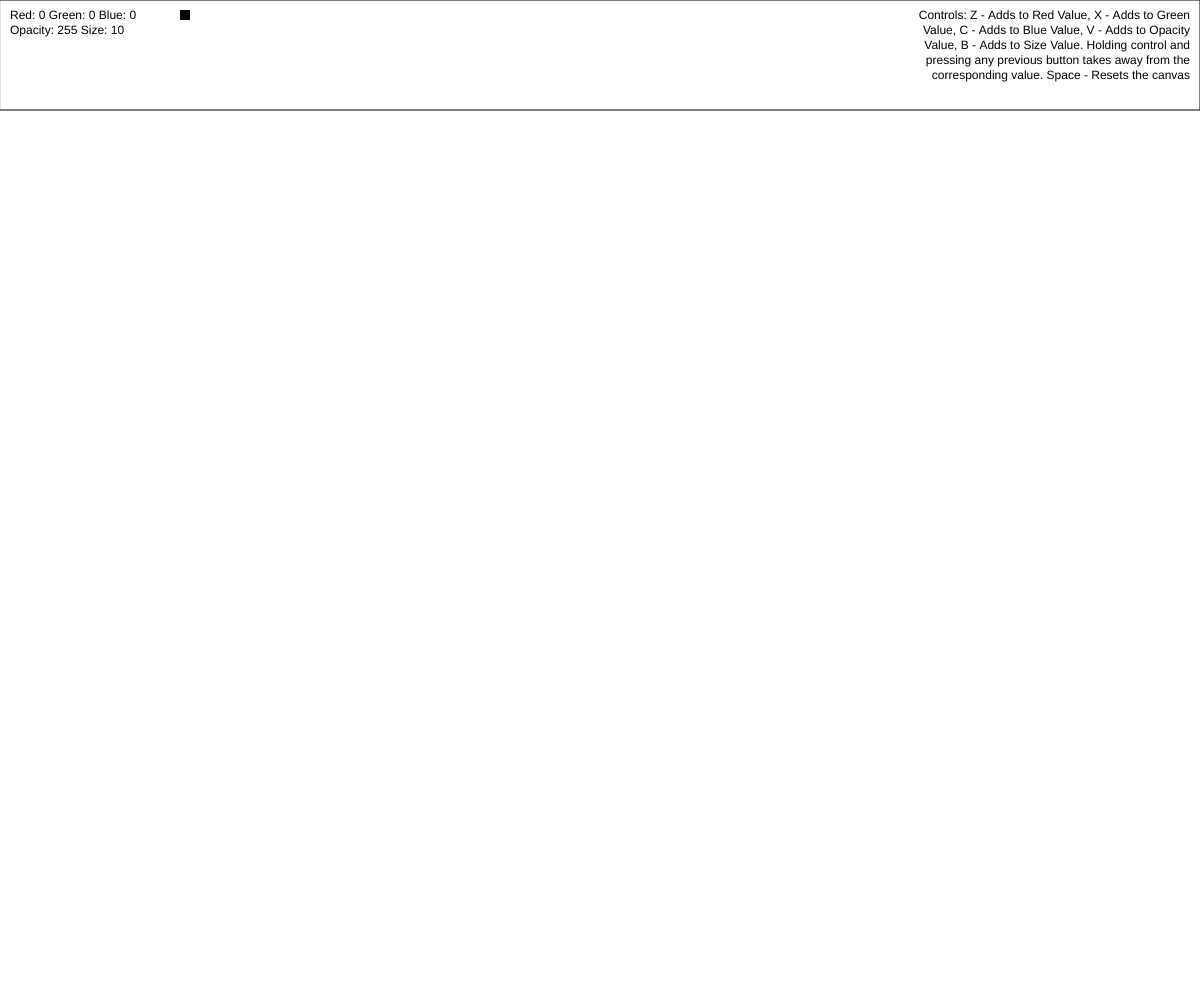
Frame 1 (no input)
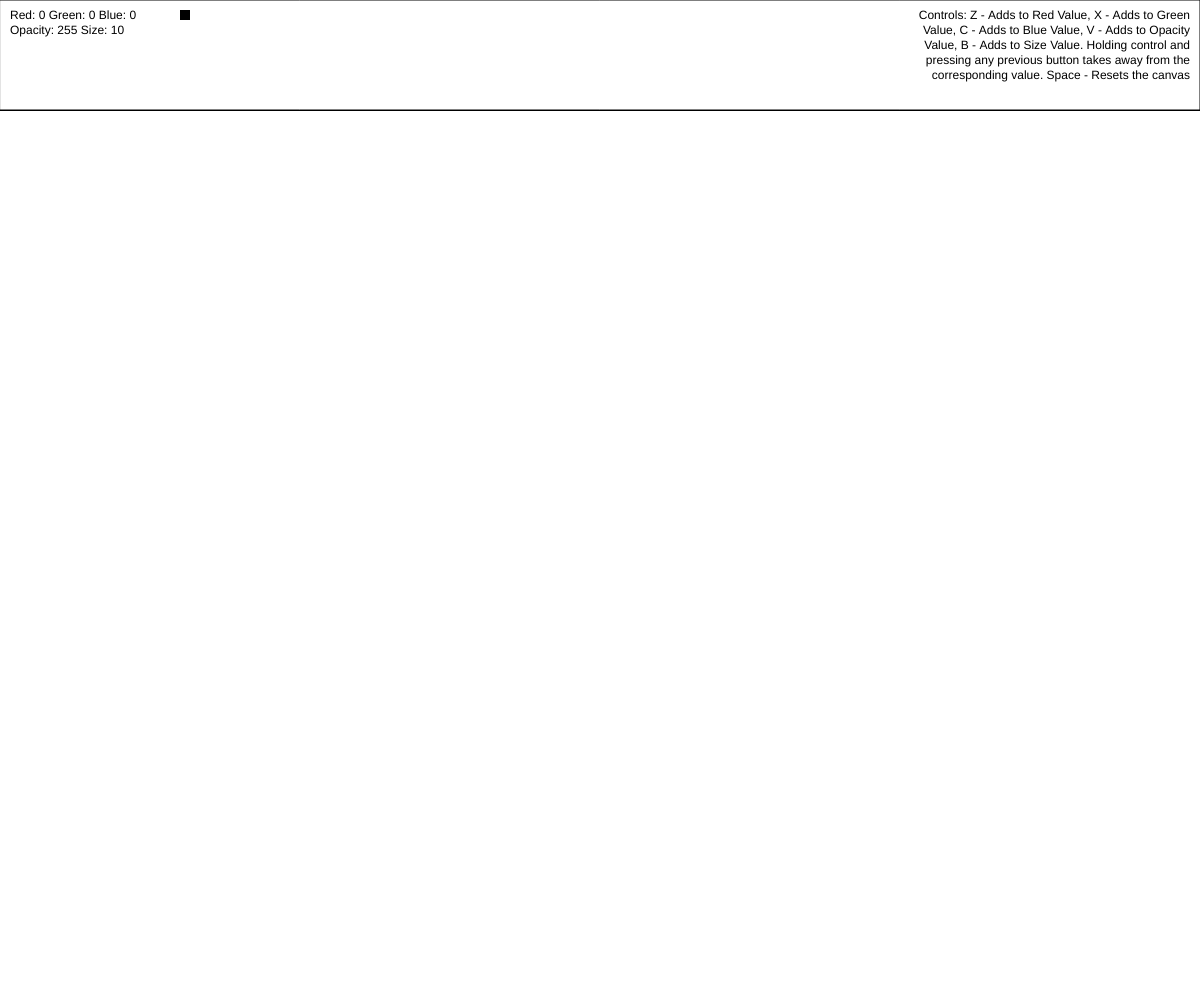
Frame 60 (no input)
Frame 120 (the mouse pressed at the canvas centre since frame 60): identical to frame 60, image omitted

The p5.js sketch that drew these frames (run headless with seeded random() and noise() and a simulated clock; from frame 60 on, the mouse is pressed at the canvas centre):

// p5.js sketch
// ── sketch.js
//sets the starting pen to a black circle
let choice = 1
let size = 10
let opacity = 255
let red = 0
let green = 0
let blue = 0

function setup() {
  createCanvas(windowWidth, windowHeight);

}
 
function draw() {
  //creates a white border at the top stopping drawing
  stroke(0)
  fill(255,255,255)
  quad(0,0,windowWidth,0,windowWidth,110,0,110)

  //creates a white square along with a square
  //that shows the colour, size, and opacity that
  //is currently being used
  noStroke()
  fill(255,255,255)
  square(180,10,90)
  fill(red,green,blue,opacity)
  square(180,10,size)
  
  //puts text onto the gray rectangle showing the 
  //values of all the variables
  fill(0)
  textAlign(LEFT,TOP)
  textSize(12)
  strokeWeight(1)
  text(('Red: '+red+" Green: "+green+" Blue: "+blue+" Opacity: "+opacity+" Size: "+size),10,10,140)
  textAlign(RIGHT,TOP)
  text("Controls: Z - Adds to Red Value, X - Adds to Green Value, C - Adds to Blue Value, V - Adds to Opacity Value, B - Adds to Size Value. Holding control and pressing any previous button takes away from the corresponding value. Space - Resets the canvas",windowWidth-310,10,300)

}

function mouseDragged() {
  //Draws the current sape while the left mouse button is down
  noStroke();
  fill(red,green,blue,opacity);

  if (choice == 1) {
    circle(mouseX,mouseY,size);
  } else if ( choice == 2) {
    square(mouseX-size/2,mouseY-size/2,size);
  } else { 
    triangle(mouseX,mouseY-size/2,mouseX-size/2,mouseY+size/2,mouseX+size/2,mouseY+size/2);
  }

}

function keyPressed(){
  //depending on the key pressed, changes the current shape
  if (keyCode == 81){
    choice = 1
  } else if (keyCode == 87){
    choice = 2
  } else if (keyCode == 69){
    choice = 3
  // if space is pressed the canvas is cleared
  } else if (keyCode == 32){
    clear()
  //depending on what keys are pressed, changes the colour of the current shape
  } else if (keyCode == 90 && keyIsDown(17)){
    red -= 10
    if (red < 0){
      red = 0
    }
  } else if (keyCode == 90){
    red += 10
    if (red > 260){
      red = 260
    }
  } else if (keyCode == 88 && keyIsDown(17)){
    green -= 10
    if (green < 0){
      green = 0
    }
  } else if (keyCode == 88){
    green += 10
    if (green > 260){
      green = 260
    }
  } else if (keyCode == 67 && keyIsDown(17)){
    blue -= 10
    if (blue < 0){
      blue = 0
    }
  } else if (keyCode == 67){
    blue += 10
    if (blue > 260){
      blue = 260
    }
  //changes the opacity of the shape
  } else if (keyCode == 86 && keyIsDown(17)){
    opacity -= 10
    if (opacity < 0){
      opacity = 0
    }
  } else if (keyCode == 86){
    opacity += 10
    if (opacity > 260){
      opacity = 260
    }
  //changes the size of the shape
  } else if (keyCode == 66 && keyIsDown(17)){
    size -= 10
    if (size < 10){
      size = 10
    }
  } else if (keyCode == 66){
    size += 10
    if (size > 90){
      size = 90
    }
  }
}
